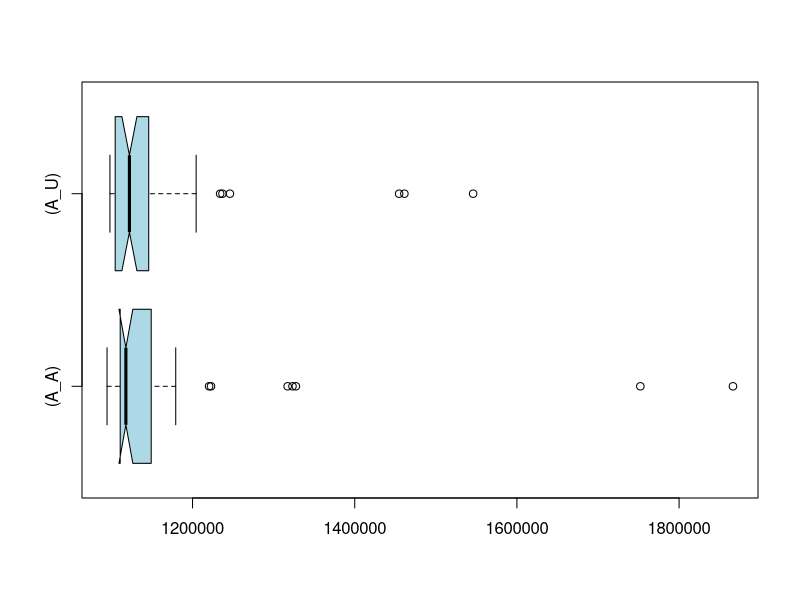

Here is the R script that generated this plot:
if (exists("A_A")) remove("A_A")
if (exists("A_U")) remove("A_U")
if (exists("C_A")) remove("C_A")
if (exists("C_U")) remove("C_U")
A_U<-c(1130611,1104774,1104130,1140552,1102788,1098344,1546031,1234051,1103891,1101041,1104618,1137614,1106162,1098147,1106388,1140075,1127619,1101342,1103315,1136048,1102197,1100719,1125018,1204467,1236910,1107182,1110709,1144393,1136705,1137818,1111551,1150674,1246095,1118835,1454760,1149837,1151440,1111018,1107359,1145972,1111963,1190125,1108633,1141767,1098369,1102318,1125425,1187029,1461249,1119334)
A_A<-c(1317293,1152742,1866443,1124025,1140150,1096119,1098322,1752233,1111126,1102661,1099822,1112583,1100728,1096087,1094578,1103279,1123316,1118143,1102181,1151008,1149062,1327455,1111508,1105500,1179289,1118405,1114362,1117325,1139706,1112279,1113362,1115411,1116475,1220439,1119599,1114568,1118662,1119524,1141885,1117504,1113248,1222791,1323258,1176241,1129149,1097746,1103682,1168017,1130942,1110804)
if (exists("A_U")) boxplot.stats(A_U)
if (exists("A_A")) boxplot.stats(A_A)
if (exists("C_U")) boxplot.stats(C_U)
if (exists("C_A")) boxplot.stats(C_A)
if (exists("A_U")) summary(A_U)
if (exists("A_A")) summary(A_A)
if (exists("C_U")) summary(C_U)
if (exists("C_A")) summary(C_A)
if (exists("A_U")) boxplot(A_A,A_U,col="lightblue",horizontal=TRUE,match=TRUE,names=c("(A_A)","(A_U)"),notch=TRUE)
if (exists("C_U")) boxplot(C_A,C_U,col="lightblue",horizontal=TRUE,match=TRUE,names=c("(C_A)","(C_U)"),notch=TRUE)
